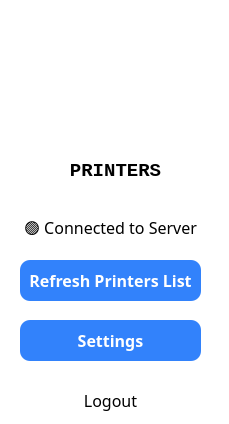
<?xml version="1.0" encoding="UTF-8"?>
<ui version="4.0">
 <class>MainWindow</class>
 <widget class="QMainWindow" name="MainWindow">
  <property name="geometry">
   <rect>
    <x>0</x>
    <y>0</y>
    <width>229</width>
    <height>424</height>
   </rect>
  </property>
  <property name="windowTitle">
   <string>Asky Printer</string>
  </property>
  <property name="windowIcon">
   <iconset resource="../resources/images.qrc">
    <normaloff>:/Images/Asky_Logo_black_500.png</normaloff>:/Images/Asky_Logo_black_500.png</iconset>
  </property>
  <property name="styleSheet">
   <string notr="true">background-color:white;</string>
  </property>
  <widget class="QWidget" name="centralwidget">
   <widget class="QPushButton" name="logout_button">
    <property name="geometry">
     <rect>
      <x>20</x>
      <y>380</y>
      <width>181</width>
      <height>41</height>
     </rect>
    </property>
    <property name="font">
     <font>
      <family>Sans Serif Collection</family>
      <pointsize>12</pointsize>
      <weight>50</weight>
      <bold>false</bold>
     </font>
    </property>
    <property name="styleSheet">
     <string notr="true">QPushButton {
    background-color:white;
    border-radius: 10px;
	color:black;
}</string>
    </property>
    <property name="text">
     <string>Logout</string>
    </property>
   </widget>
   <widget class="QLabel" name="logo">
    <property name="geometry">
     <rect>
      <x>0</x>
      <y>10</y>
      <width>231</width>
      <height>141</height>
     </rect>
    </property>
    <property name="font">
     <font>
      <family>Sans Serif Collection</family>
      <pointsize>48</pointsize>
      <weight>75</weight>
      <bold>true</bold>
     </font>
    </property>
    <property name="autoFillBackground">
     <bool>false</bool>
    </property>
    <property name="styleSheet">
     <string notr="true">image : url(:/Images/Asky_Logo_black_500.png);
background:transparent</string>
    </property>
    <property name="text">
     <string/>
    </property>
    <property name="alignment">
     <set>Qt::AlignCenter</set>
    </property>
   </widget>
   <widget class="QPushButton" name="refresh_printer_list_button">
    <property name="geometry">
     <rect>
      <x>20</x>
      <y>260</y>
      <width>181</width>
      <height>41</height>
     </rect>
    </property>
    <property name="font">
     <font>
      <family>Sans Serif Collection</family>
      <pointsize>12</pointsize>
      <weight>75</weight>
      <bold>true</bold>
     </font>
    </property>
    <property name="styleSheet">
     <string notr="true">QPushButton {
    background-color:#3282fb;
    border-radius: 10px;
	color:white;
}


QPushButton:pressed {
    border: 2px solid rgb(129, 129, 129); /* Thicker red border when pressed */
 	background-color:rgb(44, 115, 221); /* Change the background on press */
}</string>
    </property>
    <property name="text">
     <string>Refresh Printers List</string>
    </property>
   </widget>
   <widget class="QLabel" name="heading_label">
    <property name="geometry">
     <rect>
      <x>-130</x>
      <y>140</y>
      <width>491</width>
      <height>61</height>
     </rect>
    </property>
    <property name="font">
     <font>
      <family>Consolas</family>
      <pointsize>14</pointsize>
      <weight>75</weight>
      <bold>true</bold>
     </font>
    </property>
    <property name="styleSheet">
     <string notr="true">background:transparent;</string>
    </property>
    <property name="text">
     <string>PRINTERS</string>
    </property>
    <property name="alignment">
     <set>Qt::AlignCenter</set>
    </property>
   </widget>
   <widget class="QPushButton" name="connection_label">
    <property name="geometry">
     <rect>
      <x>20</x>
      <y>210</y>
      <width>181</width>
      <height>41</height>
     </rect>
    </property>
    <property name="font">
     <font>
      <family>Sans Serif Collection</family>
      <pointsize>12</pointsize>
      <weight>50</weight>
      <bold>false</bold>
     </font>
    </property>
    <property name="styleSheet">
     <string notr="true">QPushButton {
    background-color:white;
    border-radius: 10px;
	color:black;
}</string>
    </property>
    <property name="text">
     <string>🟢 Connected to Server</string>
    </property>
   </widget>
   <widget class="QPushButton" name="settings_button">
    <property name="geometry">
     <rect>
      <x>20</x>
      <y>320</y>
      <width>181</width>
      <height>41</height>
     </rect>
    </property>
    <property name="font">
     <font>
      <family>Sans Serif Collection</family>
      <pointsize>12</pointsize>
      <weight>75</weight>
      <bold>true</bold>
     </font>
    </property>
    <property name="styleSheet">
     <string notr="true">QPushButton {
    background-color:#3282fb;
    border-radius: 10px;
	color:white;
}


QPushButton:pressed {
    border: 2px solid rgb(129, 129, 129); /* Thicker red border when pressed */
 	background-color:rgb(44, 115, 221); /* Change the background on press */
}</string>
    </property>
    <property name="text">
     <string>Settings</string>
    </property>
   </widget>
  </widget>
 </widget>
 <resources>
  <include location="../resources/images.qrc"/>
 </resources>
 <connections/>
</ui>
